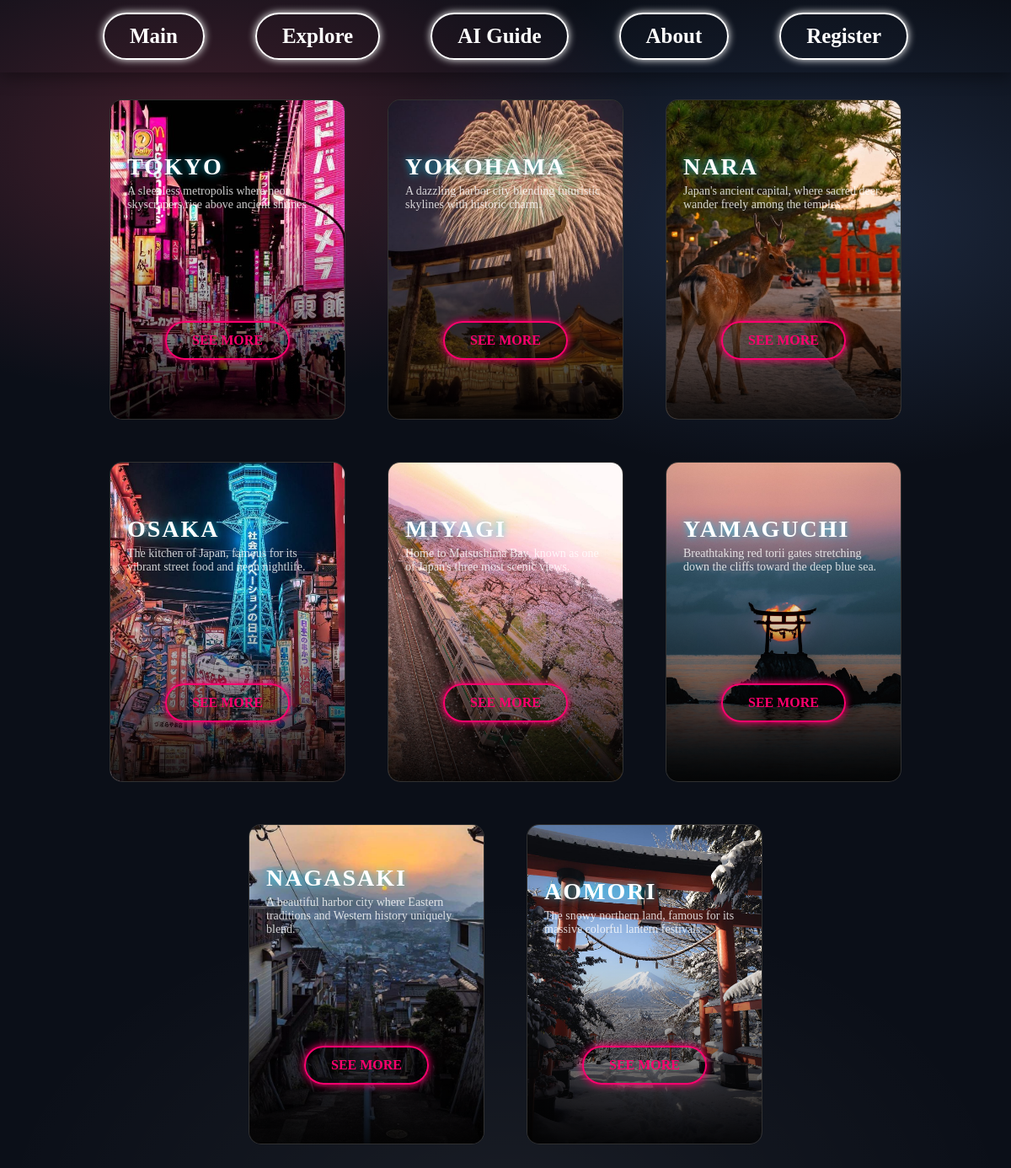
/explore, run on the app's committed database.
### models.py (models this page shows, shortened)
class Product(db.Model):
    __tablename__ = 'products'
    id = db.Column(db.Integer, primary_key=True)
    name = db.Column(db.String(100), nullable=False)
    img= db.Column(db.String(100), nullable=False, default="default_img.jpg")
    category = db.Column(db.String(50))
    subtitle = db.Column(db.String(300))

### routes.py (the view)
@app.route("/explore")
def explore():
    products = Product.query.all()
    tokyo_item = None
    for product in products:
        if product.name == "Tokyo":
            tokyo_item = product
            break
    if tokyo_item:
        products.remove(tokyo_item)
        products.insert(0, tokyo_item)
    return render_template("explore.html",  products=products, role="admin")

### templates/explore.html (shortened to what this page needs)
{% extends "base.html" %}
{% block page_class %}explore-bg{% endblock %}
{% block body %}
<div class="cards-container">
  {% for product in products %}
  <div class="card1">
    <img src="{{ url_for('static', filename='images/' + product.img) }}" class="card1-image">
    <div class="card-overlay1"></div>
    <div class="card-content1">
      <h3>{{ product.name }}</h3>
      <p>{{ product.subtitle }}</p>
      <div class="buttons-container">
          <div class="button-wrapper">
            <a href="{{ url_for('seemore') }}" class="neon-btn">SEE MORE</a>
          </div>
      </div>
    </div>
  </div>
  {% endfor %}
</div>
{% endblock %}

### templates/base.html (shortened to what this page needs)
<!DOCTYPE html>
<html lang="en">
<head>
  <link rel="stylesheet" href="{{ url_for('static', filename='style.css') }}">
</head>
<body class="{% block page_class %}{% endblock %}">
  {% include "navbar.html" %}
  <main class="container">
    {% block body %}{% endblock %}
  </main>
</body>
</html>

### templates/navbar.html (shortened to what this page needs)
<nav>
  <ul>
    <li><a href="/">Main</a></li>
    <li><a href="/explore">Explore</a></li>
      <li><a href="{{ url_for('ai_page') }}">AI Guide</a></li>
    <li><a href="/about">About</a></li>
    <li><a href="/register">Register</a></li>
</nav>

### static/style.css (style rules this page uses)
nav { position: fixed; top: 0; left: 0; width: 100%; background-color: darckblue; padding: 15px 0; box-shadow: 0 4px 20px rgba(0, 0, 0, 0.4); z-index: 1000; }
nav ul { list-style: none; margin: 0; padding: 0; display: flex; justify-content: center; gap: 60px; }
nav a { text-decoration: none; color: white; font-size: 25px; font-weight: bold; display: inline-block; transition: transform 0.18s ease, text-shadow 0.18s ease; transform-origin: center; border: 2px solid ; text-decoration: none; border-radius: 40px; font-weight: bold; padding: 12px 30px; box-shadow: 0 0 10px; transition: 0.3s; }
.explore-bg { min-height: 100vh; padding: 38px 16px; color: #f1f5f9; background: radial-gradient(900px 500px at 20% 12%, rgba(255, 85, 110, 0.22), transparent 60%), radial-gradient(900px 500px at 80% 18%, rgba(120, 170, 255, 0.18), transparent 60%), radial-gradient(1100px 700px at 50% 100%, rgba(255,255,255,0.06), transparent 55%), #0b0f18; }
.cards-container { display: flex; flex-wrap: wrap; justify-content: center; gap: 50px; padding: 50px 20px; width: 100%; box-sizing: border-box; margin-top: 30px; }
.button-wrapper { text-align: center; margin-top: 50px; padding-bottom: 50px; }
.neon-btn { margin-top: 80px; display: inline-block; padding: 12px 30px; color: #ff006e; border: 2px solid #ff006e; text-decoration: none; border-radius: 50px; font-weight: bold; box-shadow: 0 0 10px #ff006e; transition: 0.3s; }
.card1 { position: relative; width: 280px; height: 380px; background-color: #1a1a1a; border-radius: 15px; overflow: hidden; border: 1px solid rgba(255, 255, 255, 0.1); transition: all 0.4s ease; flex-shrink: 0; background-size: cover; background-position: center; background-repeat: no-repeat; }
.card-overlay1 { position: absolute; top: 0; left: 0; width: 100%; height: 100%; background: linear-gradient(to bottom, transparent 40%, rgba(0, 0, 0, 0.9)); }
.card-content1 { position: absolute; bottom: 20px; left: 20px; right: 20px; z-index: 2; }
.card-content1 h3 { color: white; font-size: 28px; margin: 0; text-transform: uppercase; letter-spacing: 2px; text-shadow: 0 0 10px rgba(0, 217, 255, 0.8); }
.card-content1 p { color: white; font-size: 14px; opacity: 0.8; margin-top: 5px; }
.card1-image { position: absolute; top: 0; left: 0; width: 100%; height: 100%; object-fit: cover; object-position: center; z-index: 1; }
.card-overlay1 { z-index: 2; }
.card-content1 { z-index: 3; }
* { margin: 0; padding: 0; box-sizing: border-box; }

### data on the page
Product: img (picture), name "TOKYO", subtitle "A sleepless metropolis where neon skyscrapers rise above ancient shrines"
Product: img (picture), name "YOKOHAMA", subtitle "A dazzling harbor city blending futuristic skylines with historic charm."
Product: img (picture), name "NARA", subtitle "Japan's ancient capital, where sacred deer wander freely among the temples."
Product: img (picture), name "OSAKA", subtitle "The kitchen of Japan, famous for its vibrant street food and neon nightlife."
Product: img (picture), name "MIYAGI", subtitle "Home to Matsushima Bay, known as one of Japan's three most scenic views."
Product: img (picture), name "YAMAGUCHI", subtitle "Breathtaking red torii gates stretching down the cliffs toward the deep blue sea."
Product: img (picture), name "NAGASAKI", subtitle "A beautiful harbor city where Eastern traditions and Western history uniquely blend."
Product: img (picture), name "AOMORI", subtitle "The snowy northern land, famous for its massive colorful lantern festivals."
